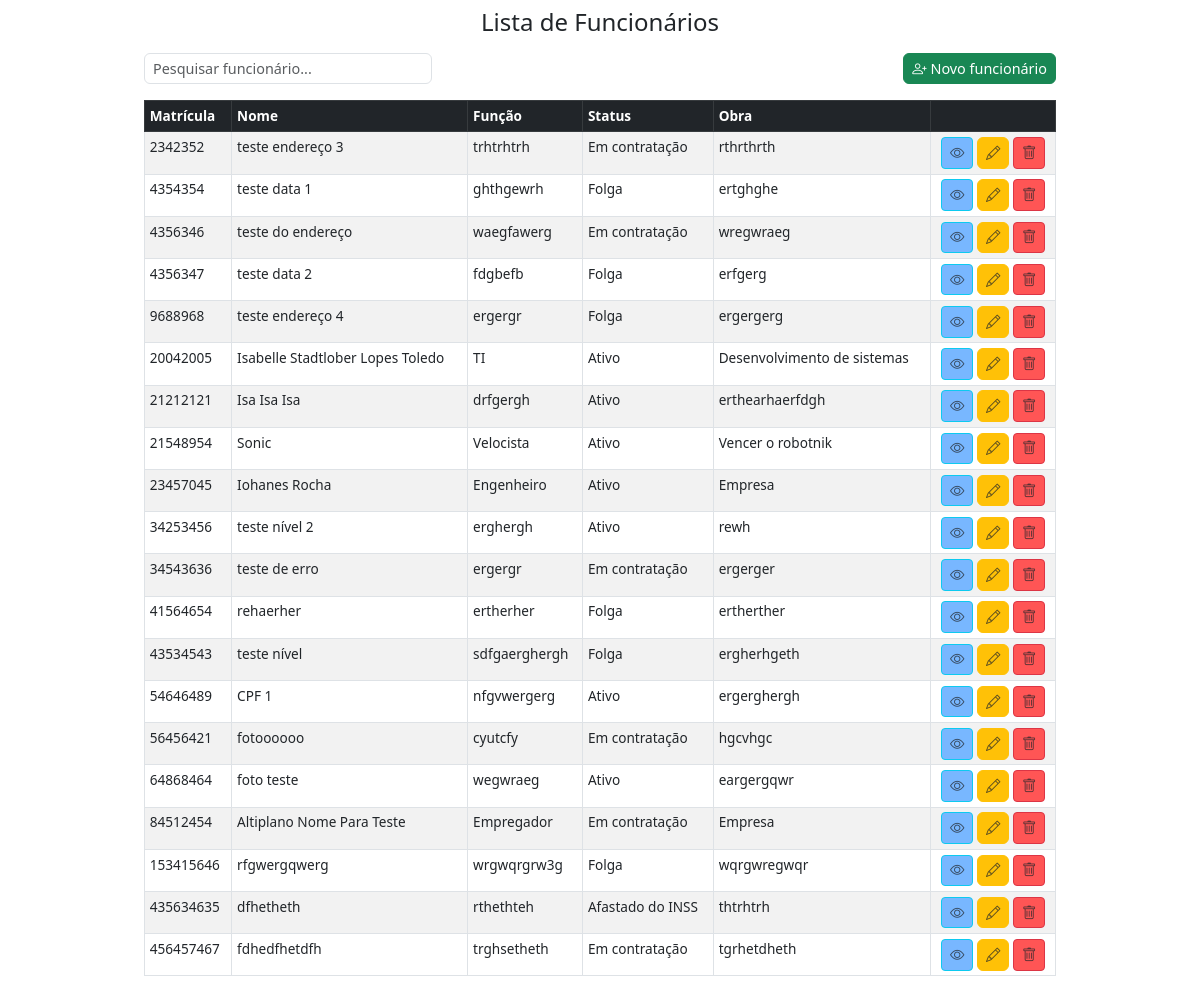
The page /listar/ on the database as committed earlier.
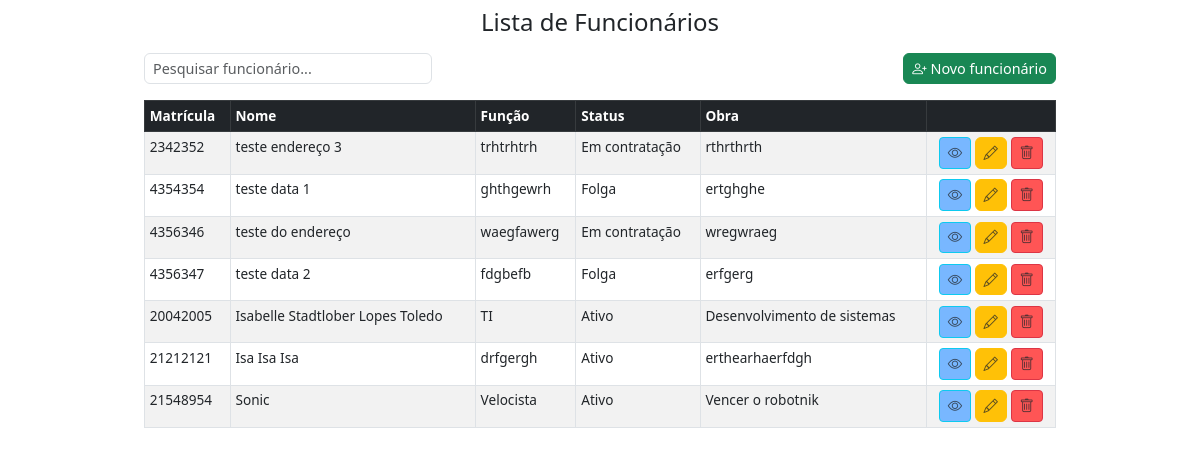
The same page on the database as committed later.
### core/models.py (models this page shows, shortened)
class Funcionario(models.Model):
    matricula = models.IntegerField(primary_key=True)
    nome = models.CharField(max_length=100, default='')
    funcao = models.CharField( max_length=100, verbose_name="Função", default='')
    nivel_funcao = models.IntegerField(choices=NIVEL_FUNCAO_CHOICES, default=1)
    status = models.CharField(max_length=2, choices=STATUS_CHOICES, default='A')
    obra = models.CharField(max_length=150, default='')
    foto = models.ImageField(upload_to='fotos_funcionarios/', blank=True, null=True)
    cpf = models.CharField(max_length=14, blank=True, null=True)
    data_admissao = models.DateField(null=True, blank=True)
    cep = models.CharField(max_length=9, blank=True, null=True)
    logradouro = models.CharField(max_length=255, blank=True, null=True)
    bairro = models.CharField(max_length=100, blank=True, null=True)
    cidade = models.CharField(max_length=100, blank=True, null=True)
    uf = models.CharField(max_length=2, blank=True, null=True)

### core/views.py (the view)
class ListFuncionario(ListView):
    template_name = 'index.html'
    model = Funcionario
    context_object_name = 'funcionarios'
    def get_context_data(self, **kwargs):
        context = super().get_context_data(**kwargs)
        if 'form' not in context:
            context['form'] = FuncionarioForm()
        return context

### core/forms.py (shortened to what this page needs)
class FuncionarioForm(forms.ModelForm):
    class Meta:
        model = Funcionario
        fields = '__all__'
        widgets = {
            'foto': forms.FileInput(),
            'nivel_funcao': forms.Select(),
            'cep': forms.TextInput(attrs={'id': 'id_cep'}),
            'logradouro': forms.TextInput(attrs={'id': 'id_logradouro'}),
            'bairro': forms.TextInput(attrs={'id': 'id_bairro'}),
            'cidade': forms.TextInput(attrs={'id': 'id_cidade'}),
            'uf': forms.TextInput(attrs={'id': 'id_uf'}),
             'data_admissao': forms.DateInput(attrs={'type': 'date'}),
        }
    def __init__(self, *args, **kwargs):
        super().__init__(*args, **kwargs)
        for field_name, field in self.fields.items():
            css_class = 'form-control'
            if self.errors.get(field_name):
                css_class += ' is-invalid'
            field.widget.attrs.update({'class': css_class})

### core/templates/index.html (shortened to what this page needs)
{% extends 'base.html' %}
{% block content %}
{% load static %}
<div class="container mt-3">
    <div class="container mt-3">
        <div class="row mb-3 align-items-center">
            <div class="col-md-4">
                <input id="searchInput" type="search" class="form-control" placeholder="Pesquisar funcionário...">
            </div>
            <div class="col-md-8 text-end">
                <button class="btn btn-success" data-bs-toggle="modal" data-bs-target="#funcionarioModal"
                    onclick="setCreateMode()"><i class="bi bi-person-plus"></i> Novo funcionário
                </button>
            </div>
        </div>
        <table class="table table-bordered table-striped">
            <thead class="table-dark">
                <tr>
                    <th scope="col">Matrícula</th>
                    <th scope="col">Nome</th>
                    <th scope="col">Função</th>
                    <th scope="col">Status</th>
                    <th scope="col">Obra</th>
                    <th></th>
                </tr>
            </thead>
            <tbody>
                {% for funcionario in funcionarios %}
                <tr>
                    <td>{{ funcionario.matricula }}</td>
                    <td>{{ funcionario.nome }}</td>
                    <td>{{ funcionario.funcao }}</td>
                    <td>{{ funcionario.get_status_display }}</td>
                    <td>{{ funcionario.obra }}</td>
                    <td class="text-center">
                        <button type="button" class="btn btn-sm btn-info text-white" style="background-color: #78b7ff;"
                            data-bs-toggle="modal" data-bs-target="#viewModal{{ funcionario.matricula }}">
                            <i class="bi bi-eye text-muted"></i>
                        </button>
                        <button class="btn btn-warning text-white" data-bs-toggle="modal"
                            data-bs-target="#funcionarioModal" data-matricula="{{ funcionario.matricula }}"
                            data-nome="{{ funcionario.nome }}" data-funcao="{{ funcionario.funcao }}"
                            data-nivel_funcao="{{ funcionario.nivel_funcao }}" data-status="{{ funcionario.status }}"
                            data-obra="{{ funcionario.obra }}" data-cpf="{{ funcionario.cpf }}"
                            data-data_admissao="{{ funcionario.data_admissao|date:'Y-m-d' }}"
                            data-cep="{{ funcionario.cep }}" data-logradouro="{{ funcionario.logradouro }}"
                            data-bairro="{{ funcionario.bairro }}" data-cidade="{{ funcionario.cidade }}"
                            data-uf="{{ funcionario.uf }}" onclick="handleEditClick(this)">
                            <i class="bi bi-pencil text-muted"></i>
                        </button>
                        <button type="button" class="btn btn-sm btn-danger text-white"
                            style="background-color: #ff5555;" data-bs-toggle="modal"
                            data-bs-target="#deleteModal{{ funcionario.matricula }}">
                            <i class="bi bi-trash text-muted"></i>
                        </button>
                    </td>
                </tr>
                {% empty %}
                <tr>
                    <td colspan="5" class="text-center">Nenhum funcionário cadastrado.</td>
                </tr>
                {% endfor %}
            </tbody>
        </table>
    </div>
        {% endblock %}

### templates/base.html (shortened to what this page needs)
{% load static %}
<!DOCTYPE html>
<html lang="pt-br">
<head>
    <link href="https://cdn.jsdelivr.net/npm/bootstrap@5.3.0/dist/css/bootstrap.min.css" rel="stylesheet" />
    <link rel="stylesheet" href="https://cdn.jsdelivr.net/npm/bootstrap-icons@1.11.3/font/bootstrap-icons.min.css" />
</head>
<body>
    <div class="container mt-2">
        <h2 class="text-center">{% block header %}Lista de Funcionários{% endblock %}</h2>
    </div>
    {% block content %}{% endblock %}
</body>
</html>

### templates/base.html (style rules this page uses)
body { font-size: 0.9rem; }
h2 { font-size: 1.5rem; }
.form-control, .btn { padding: 0.25rem 0.5rem; font-size: 0.9rem; }
table th, table td { padding: 0.3rem !important; font-size: 0.85rem; }
.container { max-width: 960px; }

Rows that differ between the two databases and show on the page:
removed Funcionario: matricula "9688968", nome "teste endereço 4", funcao "ergergr", status "Folga", obra "ergergerg"
removed Funcionario: matricula "23457045", nome "Iohanes Rocha", funcao "Engenheiro", status "Ativo", obra "Empresa"
removed Funcionario: matricula "34253456", nome "teste nível 2", funcao "erghergh", status "Ativo", obra "rewh"
removed Funcionario: matricula "34543636", nome "teste de erro", funcao "ergergr", status "Em contratação", obra "ergerger"
removed Funcionario: matricula "41564654", nome "rehaerher", funcao "ertherher", status "Folga", obra "ertherther"
removed Funcionario: matricula "43534543", nome "teste nível", funcao "sdfgaerghergh", status "Folga", obra "ergherhgeth"
removed Funcionario: matricula "54646489", nome "CPF 1", funcao "nfgvwergerg", status "Ativo", obra "ergerghergh"
removed Funcionario: matricula "56456421", nome "fotoooooo", funcao "cyutcfy", status "Em contratação", obra "hgcvhgc"
removed Funcionario: matricula "64868464", nome "foto teste", funcao "wegwraeg", status "Ativo", obra "eargergqwr"
removed Funcionario: matricula "84512454", nome "Altiplano Nome Para Teste", funcao "Empregador", status "Em contratação", obra "Empresa"
removed Funcionario: matricula "153415646", nome "rfgwergqwerg", funcao "wrgwqrgrw3g", status "Folga", obra "wqrgwregwqr"
removed Funcionario: matricula "435634635", nome "dfhetheth", funcao "rthethteh", status "Afastado do INSS", obra "thtrhtrh"
removed Funcionario: matricula "456457467", nome "fdhedfhetdfh", funcao "trghsetheth", status "Em contratação", obra "tgrhetdheth"
